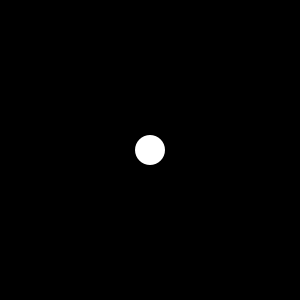
Frame 1 (no input)
Frame 60 (the mouse pressed at the canvas centre just before this capture): identical to frame 1, image omitted
Frame 120 (the mouse held since frame 60 and released just before this capture): identical to frame 1, image omitted

The Processing sketch that drew this single still picture (run headless with seeded random() and noise(); from frame 60 on, the mouse is pressed at the canvas centre):

// Processing sketch: processing_65828
// ── processing_65828.pde

float xPos;
float yPos;
float speed;
boolean moveLeft, moveRight, moveUp, moveDown;

void setup() {
  size(300, 300);
  smooth();
  noStroke();
  
  xPos = width/2;
  yPos = height/2;
  speed = 2; 
  moveLeft = moveRight = moveUp = moveDown = false; 
}

void draw() {
  background(0);
  
  if(moveLeft) xPos -= speed;
  if(moveRight) xPos += speed;
  if(moveUp) yPos -= speed;
  if(moveDown) yPos += speed;
  
  ellipse(xPos, yPos, 30, 30);
  
}


//--------------------------------------
//KEYBOARD INPUT

void keyPressed() {
  if (key == CODED) {
     if (keyCode == LEFT) {
       moveLeft = true;
     } else if(keyCode == RIGHT) {
       moveRight = true;
     } else if(keyCode == UP) {
       moveUp = true; 
     } else if(keyCode == DOWN) {
       moveDown = true;
     }
  }
}

void keyReleased() {
  if (key == CODED) {
     if (keyCode == LEFT) {
       moveLeft = false;
     } else if(keyCode == RIGHT) {
       moveRight = false;
     } else if(keyCode == UP) {
       moveUp = false; 
     } else if(keyCode == DOWN) {
       moveDown = false;
     }
  }
}
